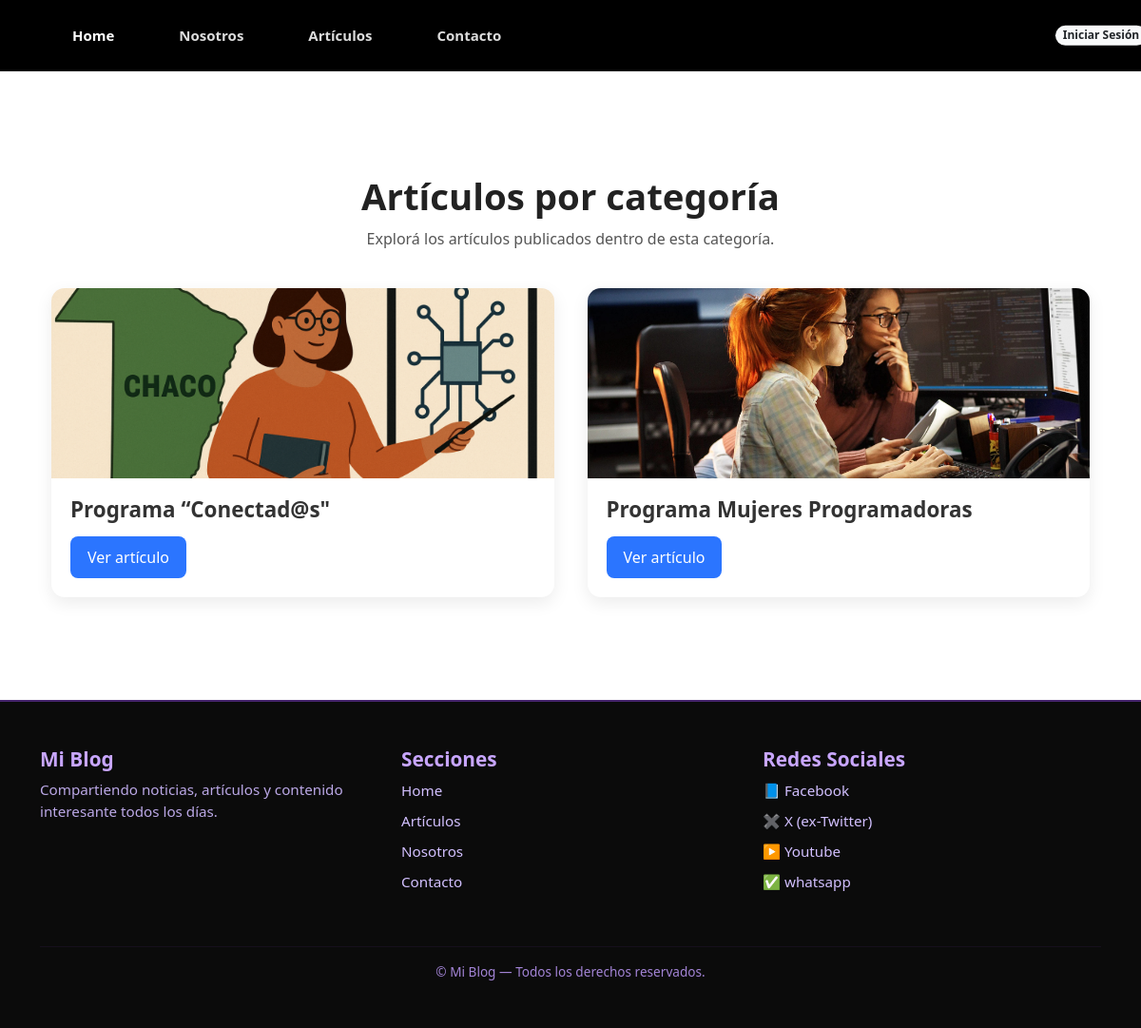
The app's page /articulos/categoria/1/articulos/ with its own data.
### apps/articulo/models.py (models this page shows, shortened)
class Articulo(models.Model):
    titulo = models.CharField(max_length=30, null=False)
    resumen = models.TextField(null=False)
    contenido = models.TextField(null=False)
    fecha_publicacion = models.DateTimeField(auto_now_add=True)
    activo = models.BooleanField(default=True)
    categoria = models.ForeignKey(Categoria, on_delete=models.SET_NULL, null=True)
    imagen = models.ImageField(null=True, blank=True, upload_to='media', default='post_default.png')
    publicado = models.DateTimeField(default=timezone.now)
    editor = models.ForeignKey(settings.AUTH_USER_MODEL, on_delete=models.CASCADE, null=True)
    class Meta:
        ordering = ('-publicado',)

### apps/articulo/views.py (the view)
# urls.py: path('categoria/<int:pk>/articulos/', ArticuloPorCategoriaView.as_view(), name='articulosPorCategoria'),
class ArticuloPorCategoriaView(ListView):
    model = Articulo
    template_name = 'articulo/articulosPorCategoria.html'
    context_object_name = 'articulos'
    def get_queryset(self):
        return Articulo.objects.filter(categoria_id=self.kwargs['pk'])

### templates/articulo/articulosPorCategoria.html (shortened to what this page needs)
{% extends 'home.html' %}
{% load static %}
{% load static %}
{% block content %}
<link rel="stylesheet" href="{% static 'css/listaPorCategoria.css' %}">
<section class="articulos-section">
    <div class="container">
        <h1 class="titulo-seccion">Artículos por categoría</h1>
        <p class="descripcion-seccion">
            Explorá los artículos publicados dentro de esta categoría.
        </p>
        <div class="grid-articulos">
            {% for articulo in articulos %}
            <div class="card-articulo">
                {% if articulo.imagen %}
                <img class="card-img" src="{{ articulo.imagen.url }}" alt="{{ articulo.titulo }}">
                {% else %}
                <img class="card-img" src="{% static 'img/default.jpg' %}" alt="Imagen no disponible">
                {% endif %}
                <div class="card-info">
                    <h3 class="card-titulo">{{ articulo.titulo|capfirst }}</h3>
                    <a class="btn-ver" href="{% url 'apps.articulo:articuloDetalle' articulo.id %}">
                        Ver artículo
                    </a>
                </div>
            </div>
            {% endfor %}
        </div>
    </div>
</section>
{% endblock %}

### static/css/listaPorCategoria.css (style rules this page uses)
.articulos-section { padding: 60px 0; }
.titulo-seccion { text-align: center; font-size: 2.4rem; font-weight: 700; margin-bottom: 10px; color: #222; }
.descripcion-seccion { text-align: center; max-width: 600px; margin: 0 auto 40px auto; color: #555; }
.grid-articulos { display: grid; grid-template-columns: repeat(auto-fit, minmax(320px, 1fr)); gap: 35px; }
.card-articulo { background: #fff; border-radius: 14px; overflow: hidden; box-shadow: 0 6px 18px rgba(0,0,0,0.08); transition: transform 0.25s ease, box-shadow 0.25s ease; }
.card-img { width: 100%; height: 200px; object-fit: cover; }
.card-info { padding: 20px; }
.card-titulo { font-size: 1.4rem; margin-bottom: 15px; font-weight: 600; color: #333; }
.btn-ver { display: inline-block; padding: 10px 18px; background: #2b75ff; color: white; border-radius: 8px; text-decoration: none; font-weight: 500; transition: background 0.2s ease; }

### records on screen
Articulo: imagen (picture), titulo "Programa “Conectad@s\""
Articulo: imagen (picture), titulo "Programa Mujeres Programadoras"
